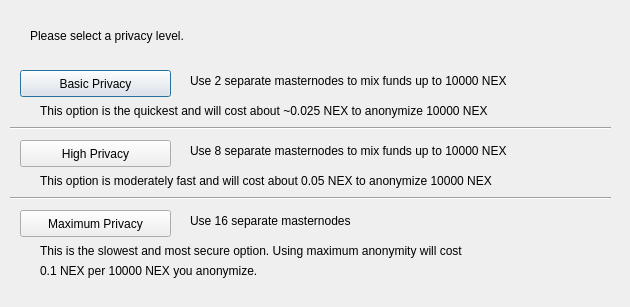
<?xml version="1.0" encoding="UTF-8"?>
<ui version="4.0">
 <class>DarksendConfig</class>
 <widget class="QDialog" name="DarksendConfig">
  <property name="geometry">
   <rect>
    <x>0</x>
    <y>0</y>
    <width>630</width>
    <height>307</height>
   </rect>
  </property>
  <property name="windowTitle">
   <string>Configure Darksend</string>
  </property>
  <widget class="QPushButton" name="buttonBasic">
   <property name="geometry">
    <rect>
     <x>20</x>
     <y>70</y>
     <width>151</width>
     <height>27</height>
    </rect>
   </property>
   <property name="text">
    <string>Basic Privacy</string>
   </property>
  </widget>
  <widget class="QPushButton" name="buttonHigh">
   <property name="geometry">
    <rect>
     <x>20</x>
     <y>140</y>
     <width>151</width>
     <height>27</height>
    </rect>
   </property>
   <property name="text">
    <string>High Privacy</string>
   </property>
  </widget>
  <widget class="QPushButton" name="buttonMax">
   <property name="geometry">
    <rect>
     <x>20</x>
     <y>210</y>
     <width>151</width>
     <height>27</height>
    </rect>
   </property>
   <property name="text">
    <string>Maximum Privacy</string>
   </property>
  </widget>
  <widget class="QLabel" name="label">
   <property name="geometry">
    <rect>
     <x>30</x>
     <y>20</y>
     <width>571</width>
     <height>31</height>
    </rect>
   </property>
   <property name="text">
    <string>Please select a privacy level.</string>
   </property>
  </widget>
  <widget class="QLabel" name="label_2">
   <property name="geometry">
    <rect>
     <x>190</x>
     <y>70</y>
     <width>421</width>
     <height>21</height>
    </rect>
   </property>
   <property name="text">
    <string>Use 2 separate masternodes to mix funds up to 10000 NEX</string>
   </property>
  </widget>
  <widget class="QLabel" name="label_3">
   <property name="geometry">
    <rect>
     <x>190</x>
     <y>140</y>
     <width>411</width>
     <height>21</height>
    </rect>
   </property>
   <property name="text">
    <string>Use 8 separate masternodes to mix funds up to 10000 NEX</string>
   </property>
  </widget>
  <widget class="QLabel" name="label_4">
   <property name="geometry">
    <rect>
     <x>190</x>
     <y>210</y>
     <width>421</width>
     <height>21</height>
    </rect>
   </property>
   <property name="text">
    <string>Use 16 separate masternodes</string>
   </property>
  </widget>
  <widget class="QLabel" name="label_6">
   <property name="geometry">
    <rect>
     <x>40</x>
     <y>100</y>
     <width>561</width>
     <height>21</height>
    </rect>
   </property>
   <property name="text">
    <string>This option is the quickest and will cost about ~0.025 NEX to anonymize 10000 NEX</string>
   </property>
  </widget>
  <widget class="QLabel" name="label_7">
   <property name="geometry">
    <rect>
     <x>40</x>
     <y>170</y>
     <width>561</width>
     <height>21</height>
    </rect>
   </property>
   <property name="text">
    <string>This option is moderately fast and will cost about 0.05 NEX to anonymize 10000 NEX</string>
   </property>
  </widget>
  <widget class="QLabel" name="label_8">
   <property name="geometry">
    <rect>
     <x>40</x>
     <y>240</y>
     <width>561</width>
     <height>21</height>
    </rect>
   </property>
   <property name="text">
    <string>This is the slowest and most secure option. Using maximum anonymity will cost</string>
   </property>
  </widget>
  <widget class="QLabel" name="label_9">
   <property name="geometry">
    <rect>
     <x>40</x>
     <y>260</y>
     <width>561</width>
     <height>21</height>
    </rect>
   </property>
   <property name="text">
    <string>0.1 NEX per 10000 NEX you anonymize.</string>
   </property>
  </widget>
  <widget class="Line" name="line">
   <property name="geometry">
    <rect>
     <x>10</x>
     <y>120</y>
     <width>601</width>
     <height>16</height>
    </rect>
   </property>
   <property name="orientation">
    <enum>Qt::Horizontal</enum>
   </property>
  </widget>
  <widget class="Line" name="line_2">
   <property name="geometry">
    <rect>
     <x>10</x>
     <y>190</y>
     <width>601</width>
     <height>16</height>
    </rect>
   </property>
   <property name="orientation">
    <enum>Qt::Horizontal</enum>
   </property>
  </widget>
 </widget>
 <resources/>
 <connections/>
</ui>
